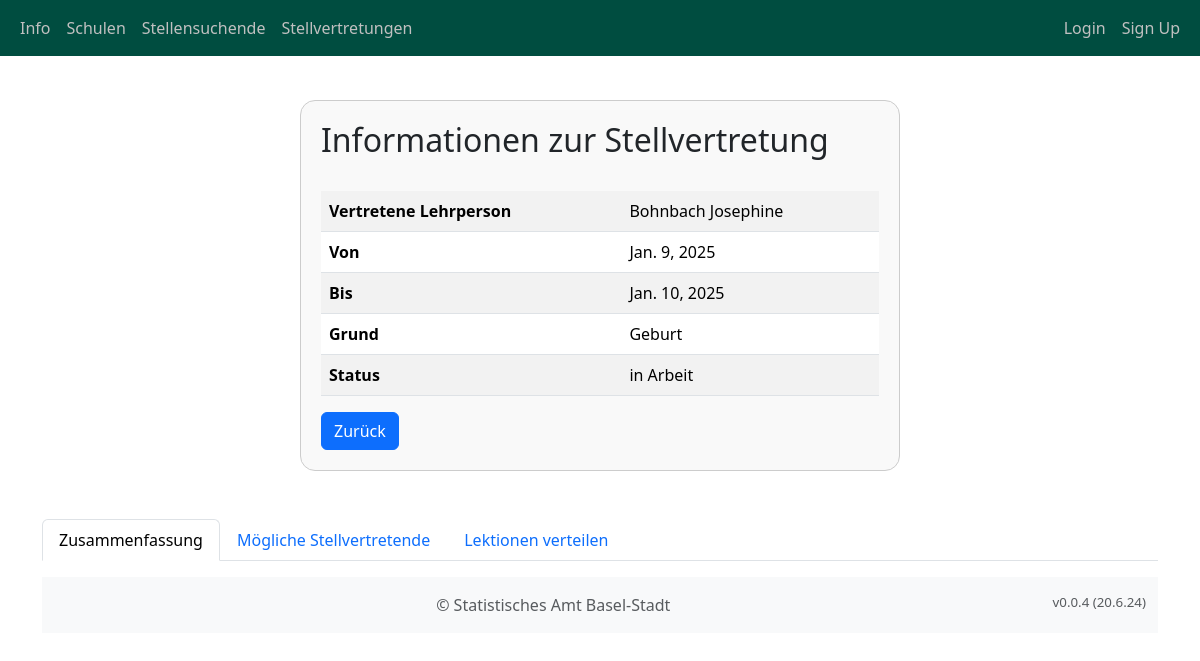
The page /school_management/substitutions/8/ on the database as committed earlier.
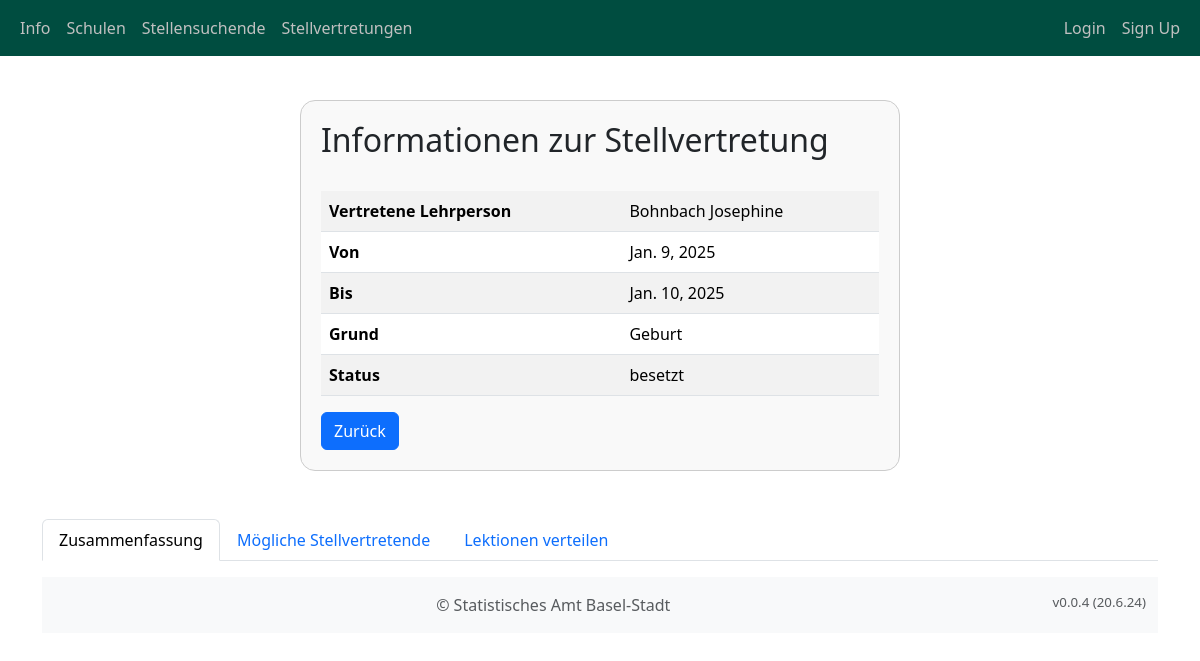
The same page on the database as committed later.
### school_management/models.py (models this page shows, shortened)
class Substitution(models.Model):
    school = models.ForeignKey(School, on_delete=models.CASCADE, related_name="substitution_schools", verbose_name="Schule")
    teacher = models.ForeignKey(
        Person, on_delete=models.CASCADE, related_name="teacher_substitutions", verbose_name="Lehrkraft"
    )
    start_date = models.DateField(verbose_name="Fällt aus von")
    end_date = models.DateField(verbose_name="Fällt aus bis")
    cause = models.ForeignKey(SubstitutionCause(), on_delete=models.CASCADE, related_name="substitution_causes", verbose_name="Begründung")
    partial_substitution_possible = models.BooleanField(verbose_name="Teilübernahme", default=False)
    comment_subsitution = models.TextField(verbose_name="Anmerkung zum Vikariat", blank=True, max_length=500)
    comment_class = models.TextField(verbose_name="Anmerkung zur Klasse", blank=True, max_length=500)
    minimum_qualification = models.ForeignKey(Qualification, on_delete=models.CASCADE, related_name="substitution_certificates", verbose_name="Mindestabschluss", default=1)
    classes = models.TextField(verbose_name="Klassen", blank=True, max_length=500)
    mo_am = models.BooleanField(verbose_name="Montag Vormittag", default=False)
    mo_pm = models.BooleanField(verbose_name="Montag Nachmittag", default=False)
    tu_am = models.BooleanField(verbose_name="Dienstag Vormittag", default=False)
    tu_pm = models.BooleanField(verbose_name="Dienstag Nachmittag", default=False)
    we_am = models.BooleanField(verbose_name="Mittwoch Vormittag", default=False)
    we_pm = models.BooleanField(verbose_name="Mittwoch Nachmittag", default=False)
    th_am = models.BooleanField(verbose_name="Donnerstag Vormittag", default=False)
    th_pm = models.BooleanField(verbose_name="Donnerstag Nachmittag", default=False)
    fr_am = models.BooleanField(verbose_name="Freitag Vormittag", default=False)
    fr_pm = models.BooleanField(verbose_name="Freitag Nachmittag", default=False)
    status = models.ForeignKey(
        SubstitutionStatus,
        on_delete=models.SET_DEFAULT,
        default=3,
        related_name="substitution_status",
        verbose_name="Status Besetzung Vikariat"
    )
    created_timestamp = models.DateTimeField(auto_now_add=True, null=True)
    class Meta:
        verbose_name = "Stellvertretung"
        verbose_name_plural = "Stellvertretungen"

class SubstitutionStatus(models.Model):
    name = models.CharField(max_length=255, verbose_name="Name")
    description = models.TextField(verbose_name="Beschreibung", blank=True)
    class Meta:
        verbose_name = "Status der Stellvertretung"
        verbose_name_plural = "Status der Stellvertretungen"
        ordering = ['name']

class Person(models.Model):
    school = models.ForeignKey(School, on_delete=models.CASCADE, related_name="person_schools", default=1)
    first_name = models.CharField(max_length=255, verbose_name="Vorname")
    last_name = models.CharField(max_length=255, verbose_name="Nachname")
    email = models.EmailField(verbose_name="Email", blank=True)
    phone_number = models.CharField(
        max_length=20, verbose_name="Telefonnummer", blank=True
    )
    year_of_birth = models.CharField(
        max_length=255, verbose_name="Jahrgang", blank=True
    )
    is_teacher = models.BooleanField(verbose_name="LehrerIn", default=False)
    is_candidate = models.BooleanField(verbose_name="KandidatIn für Stellvertretung", default=False)
    is_manager = models.BooleanField(
        verbose_name="Leitung/Administration",
        default=False
    )
    available_from_date = models.DateField(
        verbose_name="Verfügbar ab", blank=True, null=True
    )
    available_to_date = models.DateField(
        verbose_name="Verfügbar ab", blank=True, null=True
    )
    availability_mo_am = models.BooleanField(verbose_name="Montag Vormittag", default=False)
    availability_tu_am = models.BooleanField(verbose_name="Dienstag Vormittag", default=False)
    availability_we_am = models.BooleanField(verbose_name="Mittwoch Vormittag", default=False)
    availability_th_am = models.BooleanField(verbose_name="Donnerstag Vormittag", default=False)
    availability_fr_am = models.BooleanField(verbose_name="Freitag Vormittag", default=False)
    availability_mo_pm = models.BooleanField(verbose_name="Montag Nachmittag", default=False)
    availability_tu_pm = models.BooleanField(verbose_name="Dienstag Nachmittag", default=False)
    availability_we_pm = models.BooleanField(verbose_name="Mittwoch Nachmittag", default=False)
    availability_th_pm = models.BooleanField(verbose_name="Donnerstag Nachmittag", default=False)
    availability_fr_pm = models.BooleanField(verbose_name="Freitag Nachmittag", default=False)
    availability_comment = models.TextField(
        max_length=500, verbose_name="Bemerkungen zur Verfügbarkeit", blank=True
    )
    gender = models.ForeignKey('Gender', on_delete=models.CASCADE, verbose_name="Geschlecht", default=1)
    description = models.TextField(
        max_length=500, verbose_name="Bemerkungen", blank=True
    )
    subjects = models.ManyToManyField('Subject', related_name='person_subjects', blank=True)  # Many-to-many relationship
    @property
    def fullname(self):
        return f"{self.last_name} {self.first_name}"
    class Meta:
        verbose_name = "Person"
        verbose_name_plural = "Personen"
        ordering = ['last_name', 'first_name']

class SubstitutionCause(models.Model):
    name = models.CharField(max_length=255, verbose_name="Name")
    class Meta:
        verbose_name = "Code für Abwesenheitsgrund"
        verbose_name_plural = "Codes für Abwesenheitsgrund"
        ordering = ['name']

### school_management/views.py (the view)
class SubstitutionDetailView(DetailView):
    model = Substitution
    template_name = "school_management/substitution_detail.html"
    context_object_name = "substitution"
    def get_context_data(self, **kwargs):
        context = super().get_context_data(**kwargs)
        substitution = self.get_object()
        context["candidates"] = substitution.substitution_candidates
        return context

### templates/school_management/substitution_detail.html (shortened to what this page needs)
{% extends "base.html" %}
{% block content %}
<div class="info-container">
    <h2>Informationen zur Stellvertretung</h2><br>
    <table class="table table-striped">
      <tbody>
        <tr>
          <th>Vertretene Lehrperson</th>
          <td>{{ substitution.teacher.fullname }}</td>
        </tr>
        <tr>
          <th>Von</th>
          <td>{{ substitution.start_date }}</td>
        </tr>
        <tr>
          <th>Bis</th>
          <td>{{ substitution.end_date }}</td>
        </tr>
        <tr>
          <th>Grund</th>
          <td>{{ substitution.cause.name }}</td>
        </tr>
        <tr>
          <th>Status</th>
          <td>{{ substitution.status.name }}</td>
        </tr>
      </tbody>
    </table>
    <a href="{% url 'substitution_list' %}" class="btn btn-primary">Zurück</a>
  </div>
<div class="container mt-5">
  <ul class="nav nav-tabs" id="myTab" role="tablist">
      <li class="nav-item" role="presentation">
          <button class="nav-link active" id="zusammenfassung-tab" data-bs-toggle="tab" data-bs-target="#zusammenfassung" type="button" role="tab" aria-controls="zusammenfassung" aria-selected="true">Zusammenfassung</button>
      </li>
      <li class="nav-item" role="presentation">
          <button class="nav-link" id="kandidaten-tab" data-bs-toggle="tab" data-bs-target="#kandidaten" type="button" role="tab" aria-controls="kandidaten" aria-selected="false">Mögliche Stellvertretende</button>
      </li>
      <li class="nav-item" role="presentation">
          <button class="nav-link" id="lektionen-tab" data-bs-toggle="tab" data-bs-target="#lektionen" type="button" role="tab" aria-controls="lektionen" aria-selected="false">Lektionen verteilen</button>
      </li>
  </ul>
{% endblock content %}

Rows that differ between the two databases and show on the page:
changed Substitution "Bohnbach Josephine": status.name "in Arbeit" → "besetzt"
